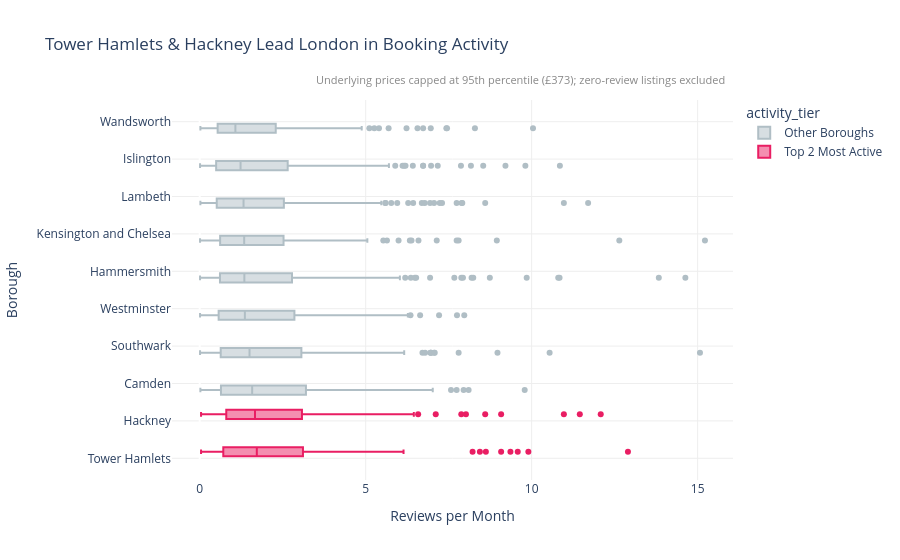

The notebook cell saved with this chart:
### Markdown cell above
## Task 2 — Box plot: listing activity by borough

**What to build:** A **horizontal box plot** comparing listing activity (reviews per month) across London boroughs — reviews per month is a proxy for how frequently a listing is booked.

**Requirements:**
- Horizontal orientation (borough names are long)
- Sorted by median reviews per month (most active at top)
- Highlight the **two most active** boroughs in a different colour
- Outliers shown as individual points
- Insight title naming the two busiest boroughs

> 💡 Some listings have zero reviews — these are new or inactive listings. Filter them out with before plotting

### Code cell
# Task 2 — Box plot: listing activity by borough

df_task2 = df_cap[df_cap['reviews_per_month'] > 0].copy()

borough_order = (
    df_task2.groupby('neighbourhood')['reviews_per_month']
    .median()
    .sort_values(ascending=True)
    .index.tolist()
)
top2 = borough_order[-2:]

df_task2['activity_tier'] = df_task2['neighbourhood'].apply(
    lambda b: 'Top 2 Most Active' if b in top2 else 'Other Boroughs'
)

fig2 = px.box(
    df_task2,
    x='reviews_per_month',
    y='neighbourhood',
    color='activity_tier',
    color_discrete_map={'Top 2 Most Active': '#E91E63', 'Other Boroughs': '#B0BEC5'},
    orientation='h',
    points='outliers',
    category_orders={'neighbourhood': borough_order},
    labels={'reviews_per_month': 'Reviews per Month', 'neighbourhood': 'Borough'},
    title=f'{top2[-1]} & {top2[-2]} Lead London in Booking Activity',
)

fig2.add_annotation(
    text=f'Underlying prices capped at 95th percentile (£{p95:.0f}); zero-review listings excluded',
    xref='paper', yref='paper', x=0.99, y=1.08, showarrow=False,
    font=dict(size=11, color='#888888'), align='right',
)

fig2.update_layout(plot_bgcolor='white', paper_bgcolor='white')
fig2.update_xaxes(showgrid=True, gridcolor='#EEEEEE')
fig2.update_yaxes(showgrid=True, gridcolor='#EEEEEE')
fig2.show()

### Figure 1 — Plotly figure (JSON) as saved in the notebook; plotly's stock layout.template omitted (floating-point values rounded to 4 significant figures; data arrays with more than 128 entries replaced by an {"elided": "..."} marker saying what was removed)
{"data": [{"alignmentgroup": "True", "boxpoints": "outliers", "hovertemplate": "activity_tier=Other Boroughs<br>Reviews per Month=%{x}<br>Borough=%{y}<extra></extra>", "legendgroup": "Other Boroughs", "marker": {"color": "#B0BEC5"}, "name": "Other Boroughs", "notched": false, "offsetgroup": "Other Boroughs", "orientation": "h", "showlegend": true, "type": "box", "x": {"elided": "1869 float values"}, "x0": " ", "xaxis": "x", "y": {"elided": "1869 str values"}, "y0": " ", "yaxis": "y"}, {"alignmentgroup": "True", "boxpoints": "outliers", "hovertemplate": "activity_tier=Top 2 Most Active<br>Reviews per Month=%{x}<br>Borough=%{y}<extra></extra>", "legendgroup": "Top 2 Most Active", "marker": {"color": "#E91E63"}, "name": "Top 2 Most Active", "notched": false, "offsetgroup": "Top 2 Most Active", "orientation": "h", "showlegend": true, "type": "box", "x": {"elided": "501 float values"}, "x0": " ", "xaxis": "x", "y": {"elided": "501 str values"}, "y0": " ", "yaxis": "y"}], "layout": {"annotations": [{"align": "right", "font": {"color": "#888888", "size": 11}, "showarrow": false, "text": "Underlying prices capped at 95th percentile (£373); zero-review listings excluded", "x": 0.99, "xref": "paper", "y": 1.08, "yref": "paper"}], "boxmode": "group", "legend": {"title": {"text": "activity_tier"}, "tracegroupgap": 0}, "paper_bgcolor": "white", "plot_bgcolor": "white", "title": {"text": "Tower Hamlets & Hackney Lead London in Booking Activity"}, "xaxis": {"anchor": "y", "domain": [0, 1], "gridcolor": "#EEEEEE", "showgrid": true, "title": {"text": "Reviews per Month"}}, "yaxis": {"anchor": "x", "categoryarray": ["Tower Hamlets", "Hackney", "Camden", "Southwark", "Westminster", "Hammersmith", "Kensington and Chelsea", "Lambeth", "Islington", "Wandsworth"], "categoryorder": "array", "domain": [0, 1], "gridcolor": "#EEEEEE", "showgrid": true, "title": {"text": "Borough"}}}}
